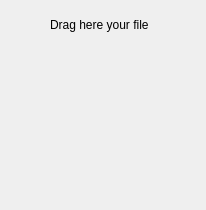
<?xml version="1.0" encoding="UTF-8"?>
<ui version="4.0">
 <class>drag_drop</class>
 <widget class="QWidget" name="drag_drop">
  <property name="geometry">
   <rect>
    <x>0</x>
    <y>0</y>
    <width>206</width>
    <height>210</height>
   </rect>
  </property>
  <property name="windowTitle">
   <string>Form</string>
  </property>
  <widget class="QWidget" name="gridLayoutWidget">
   <property name="geometry">
    <rect>
     <x>40</x>
     <y>50</y>
     <width>130</width>
     <height>130</height>
    </rect>
   </property>
   <layout class="QGridLayout" name="gridLayout">
    <property name="sizeConstraint">
     <enum>QLayout::SetDefaultConstraint</enum>
    </property>
    <item row="1" column="0">
     <widget class="QLabel" name="label">
      <property name="mouseTracking">
       <bool>true</bool>
      </property>
      <property name="acceptDrops">
       <bool>true</bool>
      </property>
      <property name="whatsThis">
       <string>&lt;!DOCTYPE HTML PUBLIC &quot;-//W3C//DTD HTML 4.0//EN&quot; &quot;http://www.w3.org/TR/REC-html40/strict.dtd&quot;&gt;
&lt;html&gt;&lt;head&gt;&lt;meta name=&quot;qrichtext&quot; content=&quot;1&quot; /&gt;&lt;style type=&quot;text/css&quot;&gt;
p, li { white-space: pre-wrap; }
&lt;/style&gt;&lt;/head&gt;&lt;body style=&quot; font-family:'.SF NS Text'; font-size:13pt; font-weight:400; font-style:normal;&quot;&gt;
&lt;p style=&quot; margin-top:0px; margin-bottom:0px; margin-left:0px; margin-right:0px; -qt-block-indent:0; text-indent:0px;&quot;&gt;&lt;img src=&quot;:/new/prefix1/img/normal_folder.png&quot; /&gt;&lt;/p&gt;
&lt;p style=&quot;-qt-paragraph-type:empty; margin-top:0px; margin-bottom:0px; margin-left:0px; margin-right:0px; -qt-block-indent:0; text-indent:0px;&quot;&gt;&lt;br /&gt;&lt;/p&gt;&lt;/body&gt;&lt;/html&gt;</string>
      </property>
      <property name="autoFillBackground">
       <bool>true</bool>
      </property>
      <property name="text">
       <string>&lt;html&gt;&lt;head/&gt;&lt;body&gt;&lt;p align=&quot;center&quot;&gt;&lt;img src=&quot;:/new/prefix1/img/normal_folder.png&quot;/&gt;&lt;/p&gt;&lt;/body&gt;&lt;/html&gt;</string>
      </property>
      <property name="scaledContents">
       <bool>true</bool>
      </property>
      <property name="wordWrap">
       <bool>false</bool>
      </property>
      <property name="openExternalLinks">
       <bool>true</bool>
      </property>
     </widget>
    </item>
   </layout>
  </widget>
  <widget class="QLabel" name="label_2">
   <property name="geometry">
    <rect>
     <x>50</x>
     <y>0</y>
     <width>131</width>
     <height>49</height>
    </rect>
   </property>
   <property name="text">
    <string>Drag here your file</string>
   </property>
  </widget>
 </widget>
 <resources/>
 <connections/>
</ui>
